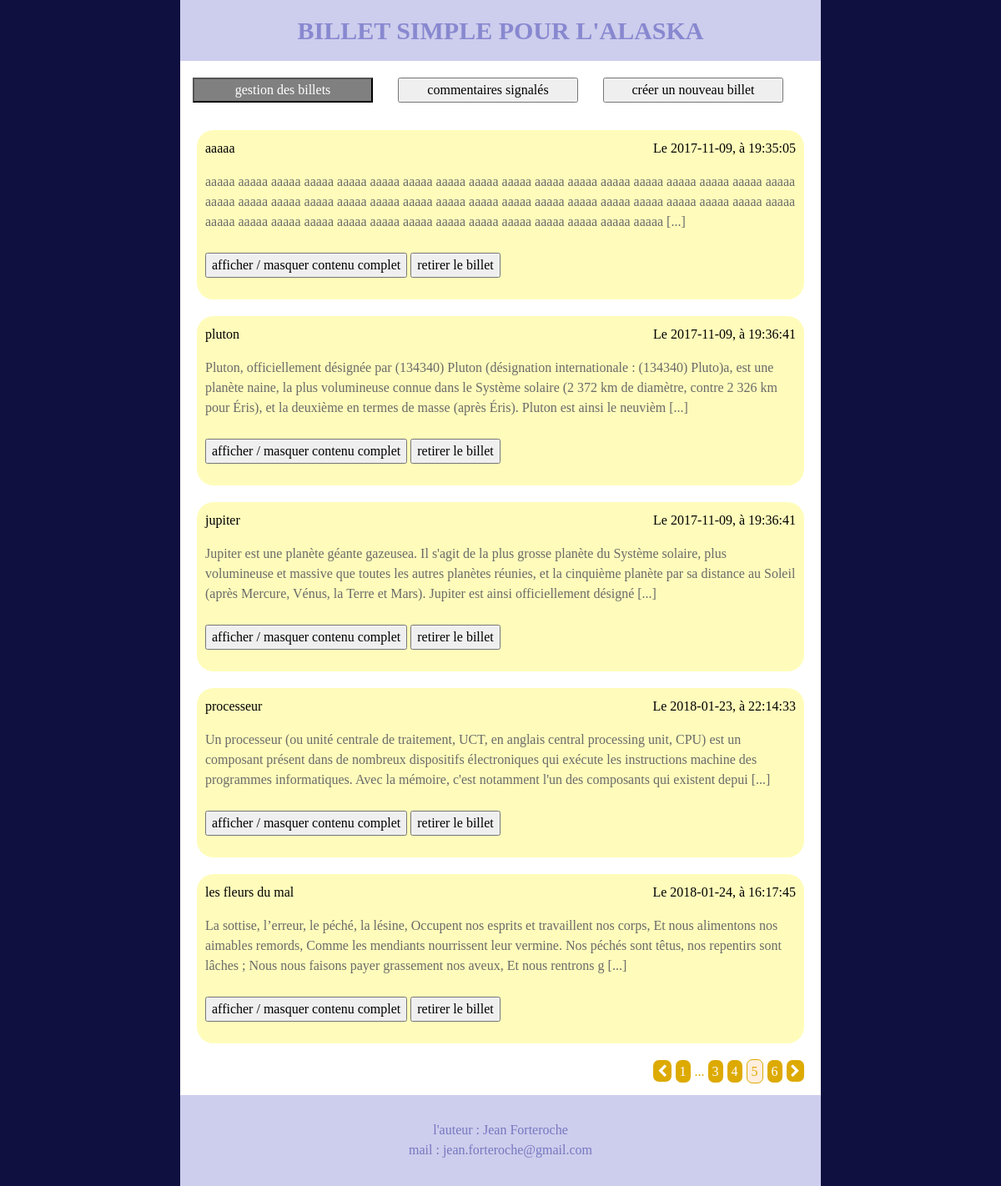
Screenshot of /index.php?page=5 (signed in) with the database file from the repository.
### tables this page shows
CREATE TABLE `Post` (
  `title` varchar(100) NOT NULL,
  `dateTimePub` datetime NOT NULL DEFAULT CURRENT_TIMESTAMP COMMENT 'date et heure de publication, possible preparer a l''avance',
  `dateTimeExp` datetime DEFAULT NULL COMMENT 'date et heure d''expiration, par defaut null : n''expire pas',
  `content` text NOT NULL,
  `removed` tinyint(1) NOT NULL DEFAULT '0'
);

### controler/adminControler.php (called while the page is built, shortened)
<?php
    require_once('model/Post.php');
?>
<?php
    class AdminControler
    {
        private $_adminPostManager;
        public function __construct()
        {
            $this->_adminPostManager = new PostManager();
        }
        public function postsManagment()
        {
            try
            {
                $indiceBegining = 5 * ((int) strip_tags($_GET['page']) - 1);
                $postsPerPages = 5;
                $indexPost = $indiceBegining;
                $postsLeft = $postsPerPages;
                $allPosts = $this->_adminPostManager->getAllPostsExceptExpiry();
                $page = 1+ceil($indiceBegining / $postsPerPages);
                if ($indiceBegining >= count($allPosts))
                {
                    $pageDeleteRedirection = $page - 1;
                    echo '<script type="text/javascript">alert("' . $indiceBegining . ' =? ' . count($allPosts) . ', pageDeleteRedirection : ' . $pageDeleteRedirection . '")</script>';
                }
                else
                {
                    $pageDeleteRedirection = $page;
                }
                require_once $_SERVER['DOCUMENT_ROOT'] . '/view/adminHeaderMenuView.php';
                require_once $_SERVER['DOCUMENT_ROOT'] . '/view/postsManagmentView.php';
                require_once $_SERVER['DOCUMENT_ROOT'] . '/view/template.php';
            }
            catch (Exception $e)
            {
                echo '<p>erreur : ' . $e->getMessage() ; '</p>';
            }
        }
    }

### model/Model.php (called while the page is built, shortened)
<?php
    class Model
    {
        public function __construct()
        {
            $this->_DB = new PDO('mysql:host=localhost:8889;dbname=ecrivain;charset=utf8', 'root', 'root', array(PDO::ATTR_ERRMODE => PDO::ERRMODE_EXCEPTION));
        }
    }

### model/Post.php (called while the page is built, shortened)
<?php
    require_once 'Model.php';
    class PostManager extends Model
    {
        public function getAllPostsExceptExpiry()
        {
            $allPosts = [];
            $query = $this->_DB->query('SELECT title, dateTimePub, dateTimeExp, content, removed FROM Post ORDER BY dateTimePub');
            $i = 0;
            while($onePostFromSQL = $query->fetch(PDO::FETCH_ASSOC))
            {
                if ((! $onePostFromSQL['removed']) && (date('d/m/Y H:i:s') < $onePostFromSQL['dateTimeExp'] || $onePostFromSQL['dateTimeExp'] == NULL))
                {
                    $allPosts[$i]['title'] = $onePostFromSQL['title'];
                    $allPosts[$i]['titleForLink'] = str_replace(' ', '_', $onePostFromSQL['title']);
                    $allPosts[$i]['dateTime'] = str_replace(' ', ', à ', $onePostFromSQL['dateTimePub']);
                    $allPosts[$i]['content'] = $onePostFromSQL['content'];
                    $allPosts[$i]['contentBegin'] = mb_substr($onePostFromSQL['content'], 0, 300);
                    $i++;
                }
            }
            return $allPosts;
        }
    }

### index.php (called while the page is built, shortened)
<?php
    try
    {
        require_once('controler/adminControler.php');
    }
    catch (Exception $e)
    {
        echo '<p>erreur : ' . $e->getMessage() ; '</p>';
    }
    $rooter = new Rooter();
    $rooter->root();

### view/postsManagmentView.php (the view, shortened to what this page needs)
    <?php
        while ($postsLeft>0 AND $indexPost<count($allPosts))
        {
    ?>
            <article class="col-xxl-6 col-xl-12 col-sm-12">
                <div class="bulle" href="../index.php?title=<?= $allPosts[$indexPost]['titleForLink'] ?>&amp;action=onePost">
                    <p>
                        <?= $allPosts[$indexPost]['title'] ?><span class="float-right">Le <?= $allPosts[$indexPost]['dateTime'] ?></span>
                    </p>
                    <p class="dernier">
                        <?= $allPosts[$indexPost]['contentBegin'] ?> [...]
                    </p>
                    <p>
                        <button onclick="hideOrShow('<?= $allPosts[$indexPost]['title'] ?>')">afficher / masquer contenu complet</button>
                        <button onclick="deletePost('<?= $allPosts[$indexPost]['title'] ?>', <?= $pageDeleteRedirection ?>)">retirer le billet</button>
                    </p>
                </div>
            </article>
    <?php
            $postsLeft--;
            $indexPost++;
        }
    ?>
    <article class="col-xxl-12 col-xl-12 col-sm-12 navPages">
        <p>
        <?php
            if ($page > 1)
            {
                echo '<a class="fa fa-chevron-left" href="index.php?page=' . ($page-1) . '"></a>';
            }
            if ($page > 3)
            {
                echo '<a href="index.php?page=1">1</a>';
            }
            if ($page > 4)
            {
                echo '... ';
            }
            for ($j=($page-2) ; $j<($page+3) ; $j++)
            {
                if ($j>0 AND $j==$page)
                {
                    echo '<span class="pageActuelle">' . $j . '</span>';
                }
                elseif ($j>0 AND ($postsPerPages*($j-1))<count($allPosts))
                {
                    echo '<a href="index.php?page=' . $j . '">' . $j . '</a>';
                }
            }
            if ($indexPost < count($allPosts))
            {
                echo '<a href="index.php?page=' . ($page+1) . '" class="fa fa-chevron-right"></a>';
            }
        ?>
        </p>
    </article>
</section>

### view/myChanges.css (style rules this page uses)
.navPages { text-align : right; color : #da0; }
.navPages > p > * { color : white; background : #da0; padding : 5px; border-radius : 7px; margin-right : 5px; }
.pageActuelle { background : #fed !important; border : 1px solid #da0; color : #da0 !important; }
.dernier { margin-bottom : 25px; color : #6a6a6a; }
.bulle { display : block; margin :5px; margin-top : 0px; margin-bottom : 20px; border-radius : 20px; padding : 10px; background : #fffcbb; color : black; }
body { font-family : "Times New Roman"; background : #101040; }

### rows the page displays
post: title "aaaaa", dateTime "2017-11-09, à 19:35:05", contentBegin "aaaaa aaaaa aaaaa aaaaa aaaaa aaaaa aaaaa aaaaa aaaaa aaaaa aaaaa aaaaa aaaaa aaaaa aaaaa aaaaa aaaaa aaaaa aaaaa aaaaa aaaaa aaaaa aaaaa aaaaa aaaaa aaaaa aaaaa aaaaa aaaaa aaaaa aaaaa aaaaa aaaaa aaaaa aaaaa aaaaa aaaaa aaaaa aaaaa aaaaa aaaaa aaaaa aaaaa aaaaa aaaaa aaaaa aaaaa aaaaa aaaaa aaaaa"
post: title "pluton", dateTime "2017-11-09, à 19:36:41", contentBegin "Pluton, officiellement désignée par (134340) Pluton (désignation internationale : (134340) Pluto)a, est une planète naine, la plus volumineuse connue dans le Système solaire (2 372 km de diamètre, contre 2 326 km pour Éris), et la deuxième en termes de masse (après Éris). Pluton est ainsi le neuvièm"
post: title "jupiter", dateTime "2017-11-09, à 19:36:41", contentBegin "Jupiter est une planète géante gazeusea. Il s'agit de la plus grosse planète du Système solaire, plus volumineuse et massive que toutes les autres planètes réunies, et la cinquième planète par sa distance au Soleil (après Mercure, Vénus, la Terre et Mars). Jupiter est ainsi officiellement désigné"
post: title "processeur", dateTime "2018-01-23, à 22:14:33", contentBegin "Un processeur (ou unité centrale de traitement, UCT, en anglais central processing unit, CPU) est un composant présent dans de nombreux dispositifs électroniques qui exécute les instructions machine des programmes informatiques. Avec la mémoire, c'est notamment l'un des composants qui existent depui"

### other values shown
$allPosts[$indexPost]['title'] "les fleurs du mal"
$allPosts[$indexPost]['dateTime'] "2018-01-24, à 16:17:45"
